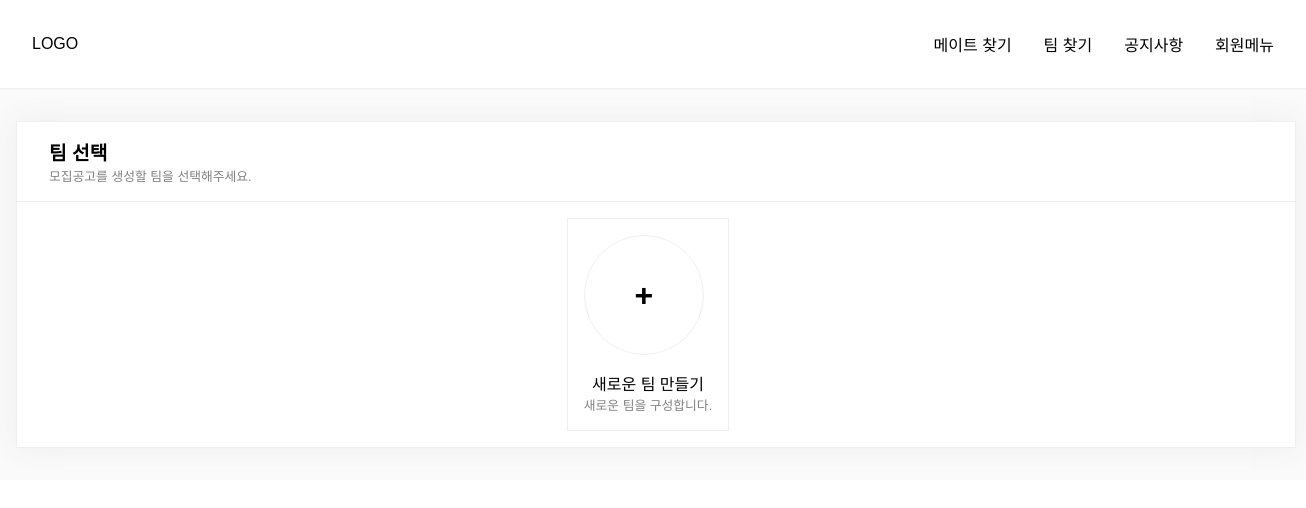
The page /team_select/ (signed in) on the database as committed earlier.
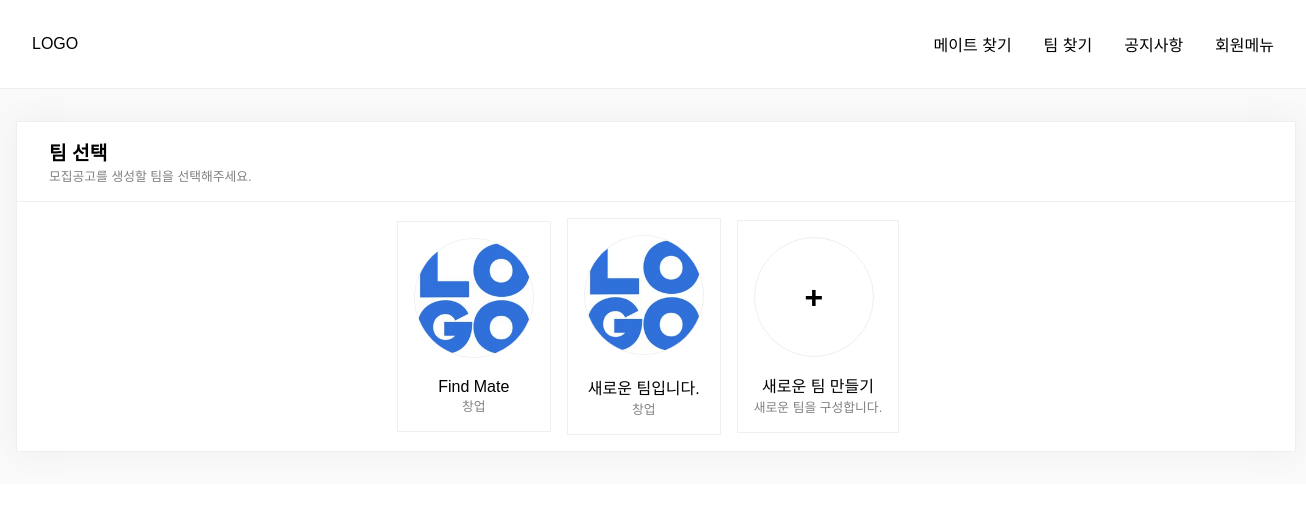
The same page on the database as committed later.
### apps/teams/models.py (models this page shows, shortened)
class Team(BaseModel):
    name = models.CharField(max_length=20)
    short_description = models.TextField(max_length=1024)
    team_member = models.ManyToManyField(Profile, blank=True, related_name="teams")
    purpose = models.CharField(max_length=1, choices=PURPOSE_CHOICE, null=True, blank=True)
    logo = ProcessedImageField(upload_to = team_img_path,
                                   processors = [ResizeToFill(
                                       width=200, height=200, upscale=True)],
                                   format='JPEG',
                                   options={'quality':90},
                                   blank=True,
                                   null=True)
    team_detail = RichTextUploadingField(config_name='default', blank=True, null=True)

### apps/core/views.py (the view)
# urls.py: path('team_select/', team_select, name="team_select"),
@login_required
def team_select(request):
    teams = get_object_or_404(Profile, user=request.user).teams.all()
    context = {
        'teams':teams,
    }
    return render(request, 'findmate/select_team.html', context)

### apps/core/templates/findmate/select_team.html (shortened to what this page needs)
{% extends "index.html" %}
{% block content %}
<div class="make_team_wrapper">
    <div class="form_wrapper box">
            <div class="form_header">
                <div class="header_text">
                    <h3>팀 선택</h3>
                    <span>모집공고를 생성할 팀을 선택해주세요.</span>
                </div>
            </div>
            <div class="form_content">
                {% for team in teams %}
                    <a href="{% url 'core:team_recruit' team.pk %}" class="team_box">
                        <img src="{{team.logo.url}}">
                        <h4>{{team.name}}</h4>
                        <span>{{team.get_purpose_display}}</span>
                    </a>
                {% endfor %}
                <a class="team_box" href="/make_team">
                    <div class="create_team"><h3>+</h3></div>
                    <h4>새로운 팀 만들기</h4>
                    <span>새로운 팀을 구성합니다.</span>
                </a>
            </div>
    </div>
</div>
{% endblock %}

### findmate/templates/index.html (shortened to what this page needs)
<!DOCTYPE html>
<html lang="en">
<head>
</head>
<body>
    <header>
        <nav class="gnb">
            <a class="main_logo" href="/">LOGO</a>
            <div class="main_nav">
                <ul class="main_nav_ul">
                    <li><a href="/members">메이트 찾기</a></li>
                    <li><a href="/">팀 찾기</a></li>
                    <li><a>공지사항</a></li>
                    {% if user.is_authenticated %}
                    <li><a>회원메뉴</a></li>
                    {% else %}
                    <li><a>로그인</a></li>
                    {% endif %}
                </ul>
            </div>
        </nav>
    </header>
    <div class="main_contents">
        {% block content %}
        {% endblock %}
    </div>
</body>
</html>

### findmate/templates/index.html (style rules this page uses)
* { font-family: 'Noto Sans KR', sans-serif;; margin: 0; padding: 0; box-sizing: border-box; text-decoration: none; color: black; }
ul { list-style: none; }
.gnb { display: flex; border-bottom: 1px solid #efefef; justify-content: space-between; align-items: center; padding: 2rem; }
.main_nav_ul { display: flex; }
.main_nav_ul li { margin-left: 2rem; }
.main_contents { background-color: #fafafa; }

### apps/core/templates/findmate/select_team.html (style rules this page uses)
.make_team_wrapper { padding: 2rem 1rem; }
.box { border:1px solid #efefef; background-color: #ffffff; box-shadow: 0px 0px 30px #eee; width: 1280px; margin: auto; }
.form_header { border-bottom: 1px solid #efefef; padding: 1rem 2rem; display: flex; justify-content: space-between; align-items: center; }
.form_header h3 { font-weight: 600; font-size: 1.2rem; }
.form_header span { font-size: .8rem; color: gray; }
.form_content { padding: 0 2rem; display: flex; justify-content: center; align-items: center; }
.team_box { border: 1px solid #efefef; padding: 1rem; margin: 1rem 1rem 1rem 0; text-align: center; }
.team_box img { width: 120px; border-radius: 50%; border: 1px solid #efefef; }
.team_box h4 { font-size: 1rem; font-weight: 500; margin-top: 1rem; }
.team_box span { font-size: .8rem; color: gray; font-weight: 300; }
.create_team { width: 120px; height: 120px; background-color: #ffffff; border: 1px solid #efefef; border-radius: 50%; display: flex; flex-direction: column; justify-content: center; align-items: center; }
.create_team h3 { font-size: 2rem; }

Rows that differ between the two databases and show on the page:
now on this page (row edited): Team: logo (picture), name "Find Mate", purpose "창업"
now on this page (row edited): Team: logo (picture), name "새로운 팀입니다.", purpose "창업"
